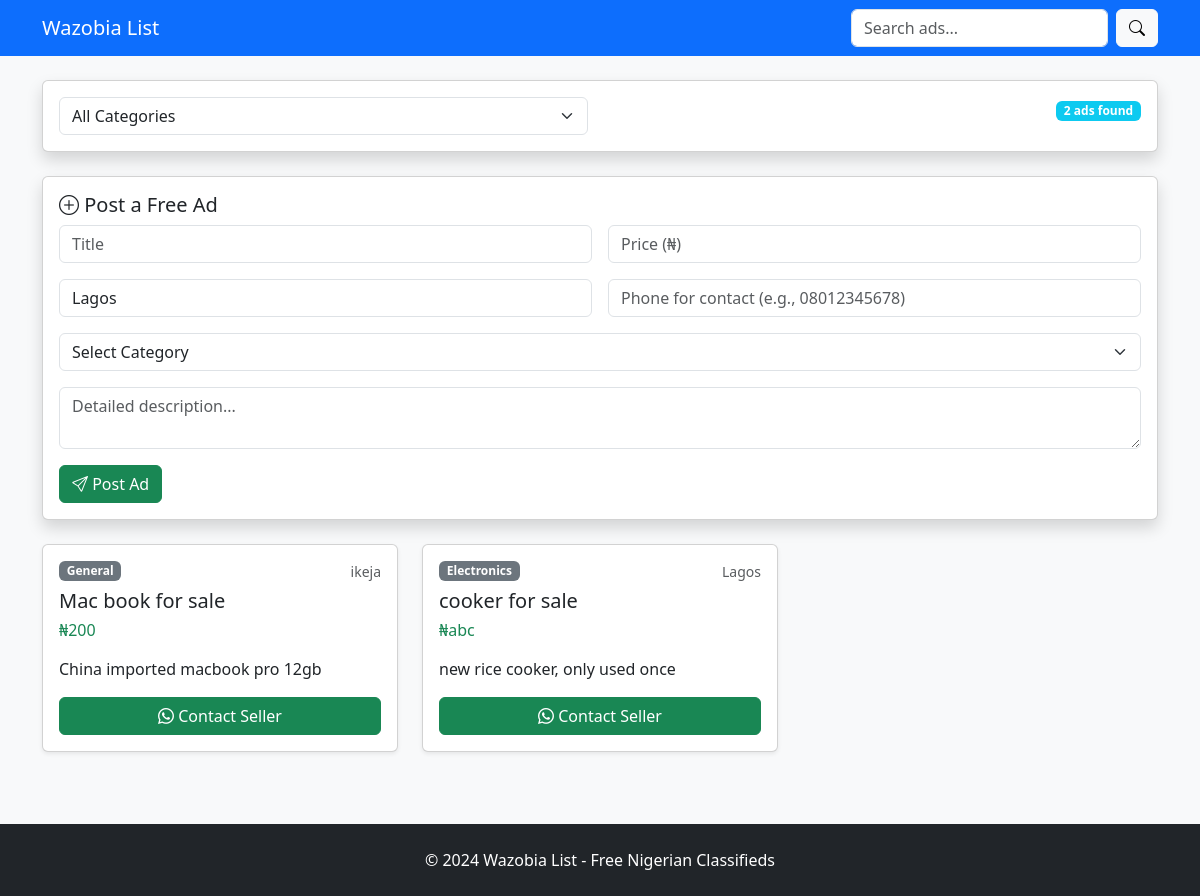
The page / on the database its author committed.
### app.py (models this page shows)
class Listing(db.Model):
    id = db.Column(db.Integer, primary_key=True)
    title = db.Column(db.String(100), nullable=False)
    price = db.Column(db.String(20))
    description = db.Column(db.Text)
    location = db.Column(db.String(50), default='Lagos')
    phone = db.Column(db.String(20), nullable=False)
    category_id = db.Column(db.Integer, db.ForeignKey('category.id'))

class Category(db.Model):
    id = db.Column(db.Integer, primary_key=True)
    name = db.Column(db.String(50), nullable=False, unique=True)
    listings = db.relationship('Listing', backref='category', lazy=True)

### app.py (the view)
@app.route("/")
def home():
    search_query = request.args.get('q', '')
    category_id = request.args.get('category', type=int)
    listings = Listing.query
    if search_query:
        listings = listings.filter(Listing.title.contains(search_query))
    if category_id:
        listings = listings.filter_by(category_id=category_id)
    return render_template(
        "index.html",
        listings=listings.all(),
        categories=Category.query.all(),
        selected_category=category_id,
        search_query=search_query
    )

### app.py (called while the page is built)
@app.teardown_appcontext
def shutdown_session(exception=None):
    db.session.remove()

### templates/index.html (shortened to what this page needs)
<!DOCTYPE html>
<html>
<head>
    <link href="https://cdn.jsdelivr.net/npm/bootstrap@5.3.0/dist/css/bootstrap.min.css" rel="stylesheet">
    <link rel="stylesheet" href="https://cdn.jsdelivr.net/npm/bootstrap-icons@1.10.0/font/bootstrap-icons.css">
</head>
<body class="bg-light">
    <nav class="navbar navbar-expand-lg navbar-dark bg-primary mb-4">
        <div class="container">
            <a class="navbar-brand" href="/">Wazobia List</a>
            <form class="d-flex" action="/" method="get">
                <input class="form-control me-2" type="search" name="q" placeholder="Search ads..."
                       value="{{ search_query }}" aria-label="Search">
                <button class="btn btn-light" type="submit">
                    <i class="bi bi-search"></i>
                </button>
            </form>
        </div>
    </nav>
    <div class="container mt-4">
        <div class="card shadow mb-4">
            <div class="card-body">
                <div class="row">
                    <div class="col-md-6">
                        <select class="form-select" onchange="window.location.href=this.value">
                            <option value="/">All Categories</option>
                        </select>
                    </div>
                    <div class="col-md-6 text-end">
                        <span class="badge bg-info">
                            {{ listings|length }} ads found
                        </span>
                    </div>
                </div>
            </div>
        </div>
        <div class="card shadow mb-4">
            <div class="card-body">
                <h5><i class="bi bi-plus-circle"></i> Post a Free Ad</h5>
                <form method="POST" action="/post">
                    <div class="row g-3">
                        <div class="col-md-6">
                            <input type="text" name="title" placeholder="Title" class="form-control" required>
                        </div>
                        <div class="col-md-6">
                            <input type="text" name="price" placeholder="Price (₦)" class="form-control" required>
                        </div>
                        <div class="col-md-6">
                            <input type="text" name="location" placeholder="Location" class="form-control" value="Lagos">
                        </div>
                        <div class="col-md-6">
                            <input type="tel" name="phone"
                                pattern="(^\+234[789][01]\d{8}$)|(^0[789][01]\d{8}$)"
                                title="Valid Nigerian number: 11 digits starting with 080, 081, 070, 090, etc."
                                class="form-control"
                                placeholder="Phone for contact (e.g., 08012345678)"
                                required>
                        </div>
                        <div class="col-md-12">
                            <select name="category_id" class="form-select" required>
                                <option value="">Select Category</option>
                            </select>
                        </div>
                        <div class="col-12">
                            <textarea name="description" placeholder="Detailed description..." class="form-control"></textarea>
                        </div>
                        <div class="col-12">
                            <button type="submit" class="btn btn-success">
                                <i class="bi bi-send"></i> Post Ad
                            </button>
                        </div>
                    </div>
                </form>
            </div>
        </div>
        <div class="row">
            {% for listing in listings %}
            <div class="col-md-4 mb-4">
                <div class="card h-100 shadow-sm">
                    <div class="card-body d-flex flex-column">
                        <div class="d-flex justify-content-between">
                            <span class="badge bg-secondary mb-2">
                                {{ listing.category.name if listing.category else 'General' }}
                            </span>
                            <small class="text-muted">{{ listing.location }}</small>
                        </div>
                        <h5 class="card-title">{{ listing.title }}</h5>
                        <h6 class="text-success mb-3">₦{{ listing.price }}</h6>
                        <p class="card-text flex-grow-1">{{ listing.description|truncate(100) }}</p>
                        <div class="mt-auto">
                            <a href="https://wa.me/{{ listing.phone }}?text=Hi! I saw your {{ listing.title }} on Wazobia List"
                               class="btn btn-success w-100">
                               <i class="bi bi-whatsapp"></i> Contact Seller
                            </a>
                        </div>
                    </div>
                </div>
            </div>
            {% endfor %}
        </div>
    </div>
    <footer class="bg-dark text-white text-center py-4 mt-5">
        <div class="container">
            <p class="mb-0">© 2024 Wazobia List - Free Nigerian Classifieds</p>
        </div>
    </footer>
</body>
</html>

### rows shown on the page
Listing: category "General", location "ikeja", title "Mac book for sale", price "200", description "China imported macbook pro 12gb"
Listing: category "Electronics", location "Lagos", title "cooker for sale", price "abc", description "new rice cooker, only used once"

### other values the page prints
{{ listings|length }} "2"
